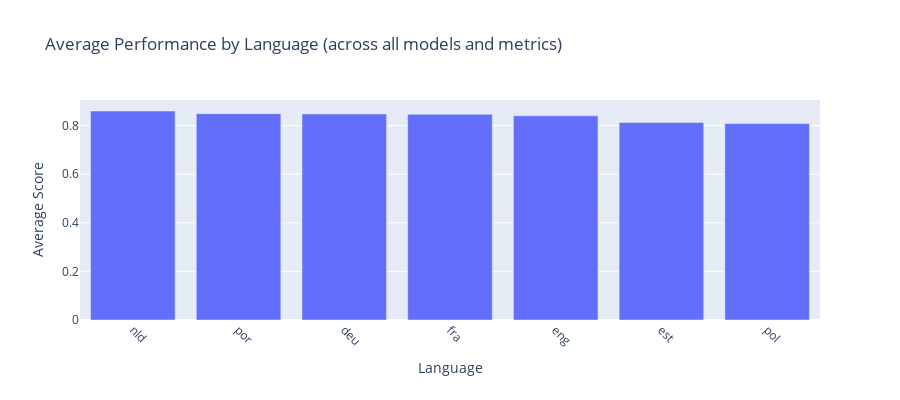

Write notebook code for a chart like this one.
### Code cell
# Language performance analysis
print("Performance by Language (averaged across all models and metrics):")
lang_performance = df.groupby('language')['score'].agg(['mean', 'std', 'count']).round(4)
lang_performance.columns = ['Mean Score', 'Std Dev', 'Data Points']
lang_performance_sorted = lang_performance.sort_values('Mean Score', ascending=False)

display(lang_performance_sorted)

# Create bar chart for language performance
fig = px.bar(
    x=lang_performance_sorted.index,
    y=lang_performance_sorted['Mean Score'],
    title="Average Performance by Language (across all models and metrics)",
    labels={"x": "Language", "y": "Average Score"}
)

fig.update_layout(
    height=400,
    xaxis={'tickangle': 45}
)

fig.show()

fig.write_html(f"{docs_dir}/language_performance_bar_chart.html")

### Figure 1 — Plotly figure (JSON) as saved in the notebook; plotly's stock layout.template omitted (floating-point values rounded to 4 significant figures)
{"data": [{"hovertemplate": "Language=%{x}<br>Average Score=%{y}<extra></extra>", "legendgroup": "", "marker": {"color": "#636efa", "pattern": {"shape": ""}}, "name": "", "orientation": "v", "showlegend": false, "textposition": "auto", "type": "bar", "x": ["nld", "por", "deu", "fra", "eng", "est", "pol"], "xaxis": "x", "y": [0.8602, 0.8492, 0.8481, 0.8465, 0.8405, 0.8133, 0.8089], "yaxis": "y"}], "layout": {"barmode": "relative", "height": 400, "legend": {"tracegroupgap": 0}, "title": {"text": "Average Performance by Language (across all models and metrics)"}, "xaxis": {"anchor": "y", "domain": [0, 1], "tickangle": 45, "title": {"text": "Language"}}, "yaxis": {"anchor": "x", "domain": [0, 1], "title": {"text": "Average Score"}}}}
